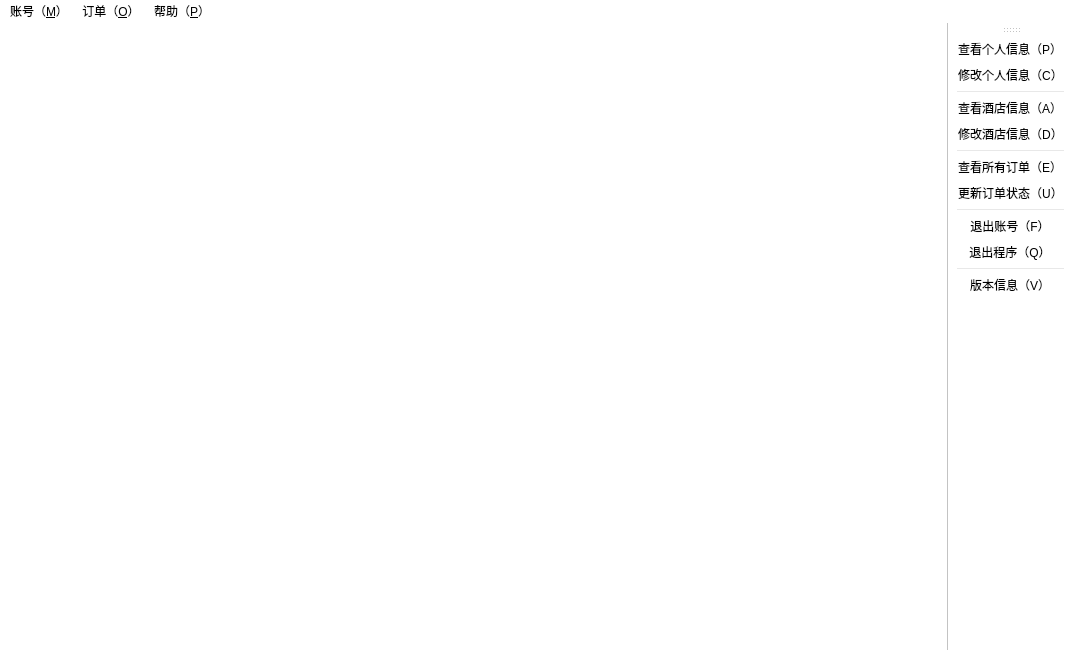
<?xml version="1.0" encoding="UTF-8"?>
<ui version="4.0">
 <class>MainWindowForHotelLogin</class>
 <widget class="QMainWindow" name="MainWindowForHotelLogin">
  <property name="geometry">
   <rect>
    <x>0</x>
    <y>0</y>
    <width>1074</width>
    <height>650</height>
   </rect>
  </property>
  <property name="minimumSize">
   <size>
    <width>1074</width>
    <height>650</height>
   </size>
  </property>
  <property name="maximumSize">
   <size>
    <width>1074</width>
    <height>650</height>
   </size>
  </property>
  <property name="windowTitle">
   <string>I'm a Hotel Manager</string>
  </property>
  <property name="windowIcon">
   <iconset resource="icon.qrc">
    <normaloff>:/myimages/icon2/经理人.png</normaloff>:/myimages/icon2/经理人.png</iconset>
  </property>
  <property name="styleSheet">
   <string notr="true">background-color: rgb(255, 255, 255);
color: rgb(0, 0, 0);
font: 12pt &quot;张海山锐谐体&quot;;</string>
  </property>
  <property name="toolButtonStyle">
   <enum>Qt::ToolButtonTextBesideIcon</enum>
  </property>
  <widget class="QWidget" name="centralwidget">
   <widget class="QLabel" name="label">
    <property name="geometry">
     <rect>
      <x>0</x>
      <y>0</y>
      <width>871</width>
      <height>641</height>
     </rect>
    </property>
    <property name="text">
     <string/>
    </property>
    <property name="pixmap">
     <pixmap resource="icon.qrc">:/myimages/icon/back6.jpg</pixmap>
    </property>
    <property name="scaledContents">
     <bool>true</bool>
    </property>
   </widget>
  </widget>
  <widget class="QMenuBar" name="menubar">
   <property name="geometry">
    <rect>
     <x>0</x>
     <y>0</y>
     <width>1074</width>
     <height>25</height>
    </rect>
   </property>
   <property name="styleSheet">
    <string notr="true">font: 10pt &quot;张海山锐谐体&quot;;
background-color: rgb(255, 255, 255);
color: rgb(0, 0, 0);</string>
   </property>
   <widget class="QMenu" name="menu">
    <property name="title">
     <string>账号（&amp;M）</string>
    </property>
    <addaction name="action_P"/>
    <addaction name="action_C"/>
    <addaction name="separator"/>
    <addaction name="separator"/>
    <addaction name="action_A"/>
    <addaction name="action_D"/>
    <addaction name="separator"/>
    <addaction name="action_F"/>
    <addaction name="action_Q"/>
   </widget>
   <widget class="QMenu" name="menu_O">
    <property name="title">
     <string>订单（&amp;O）</string>
    </property>
    <addaction name="action_E"/>
    <addaction name="action_U"/>
   </widget>
   <widget class="QMenu" name="menu_P">
    <property name="title">
     <string>帮助（&amp;P）</string>
    </property>
    <addaction name="action_V"/>
   </widget>
   <addaction name="menu"/>
   <addaction name="menu_O"/>
   <addaction name="menu_P"/>
  </widget>
  <widget class="QToolBar" name="toolBar">
   <property name="windowTitle">
    <string>toolBar</string>
   </property>
   <property name="styleSheet">
    <string notr="true">font: 10pt &quot;张海山锐谐体&quot;;
background-color: rgb(255, 255, 255);
color: rgb(0, 0, 0);</string>
   </property>
   <attribute name="toolBarArea">
    <enum>RightToolBarArea</enum>
   </attribute>
   <attribute name="toolBarBreak">
    <bool>false</bool>
   </attribute>
   <addaction name="action_P"/>
   <addaction name="action_C"/>
   <addaction name="separator"/>
   <addaction name="action_A"/>
   <addaction name="action_D"/>
   <addaction name="separator"/>
   <addaction name="action_E"/>
   <addaction name="action_U"/>
   <addaction name="separator"/>
   <addaction name="action_F"/>
   <addaction name="action_Q"/>
   <addaction name="separator"/>
   <addaction name="action_V"/>
  </widget>
  <action name="action_P">
   <property name="icon">
    <iconset resource="icon.qrc">
     <normaloff>:/myimages/icon2/个人头像.png</normaloff>:/myimages/icon2/个人头像.png</iconset>
   </property>
   <property name="text">
    <string>查看个人信息（&amp;P）</string>
   </property>
  </action>
  <action name="action_C">
   <property name="icon">
    <iconset resource="icon.qrc">
     <normaloff>:/myimages/icon/编辑.png</normaloff>:/myimages/icon/编辑.png</iconset>
   </property>
   <property name="text">
    <string>修改个人信息（&amp;C）...</string>
   </property>
  </action>
  <action name="action_F">
   <property name="icon">
    <iconset resource="icon.qrc">
     <normaloff>:/myimages/icon2/登出.png</normaloff>:/myimages/icon2/登出.png</iconset>
   </property>
   <property name="text">
    <string>退出账号（&amp;F）</string>
   </property>
  </action>
  <action name="action_Q">
   <property name="icon">
    <iconset resource="icon.qrc">
     <normaloff>:/myimages/icon/退出.png</normaloff>:/myimages/icon/退出.png</iconset>
   </property>
   <property name="text">
    <string>退出程序（&amp;Q）</string>
   </property>
  </action>
  <action name="action_A">
   <property name="icon">
    <iconset resource="icon.qrc">
     <normaloff>:/myimages/icon/酒店.png</normaloff>:/myimages/icon/酒店.png</iconset>
   </property>
   <property name="text">
    <string>查看酒店信息（&amp;A）</string>
   </property>
  </action>
  <action name="action_D">
   <property name="icon">
    <iconset resource="icon.qrc">
     <normaloff>:/myimages/icon/修改.png</normaloff>:/myimages/icon/修改.png</iconset>
   </property>
   <property name="text">
    <string>修改酒店信息（&amp;D）...</string>
   </property>
  </action>
  <action name="action_E">
   <property name="icon">
    <iconset resource="icon.qrc">
     <normaloff>:/myimages/icon/列表.png</normaloff>:/myimages/icon/列表.png</iconset>
   </property>
   <property name="text">
    <string>查看所有订单（&amp;E）</string>
   </property>
  </action>
  <action name="action_U">
   <property name="icon">
    <iconset resource="icon.qrc">
     <normaloff>:/myimages/icon/更新.png</normaloff>:/myimages/icon/更新.png</iconset>
   </property>
   <property name="text">
    <string>更新订单状态（&amp;U）...</string>
   </property>
  </action>
  <action name="action_V">
   <property name="icon">
    <iconset resource="icon.qrc">
     <normaloff>:/myimages/icon2/mobiletesting移动测试.png</normaloff>:/myimages/icon2/mobiletesting移动测试.png</iconset>
   </property>
   <property name="text">
    <string>版本信息（&amp;V）</string>
   </property>
  </action>
 </widget>
 <resources>
  <include location="icon.qrc"/>
 </resources>
 <connections/>
</ui>
